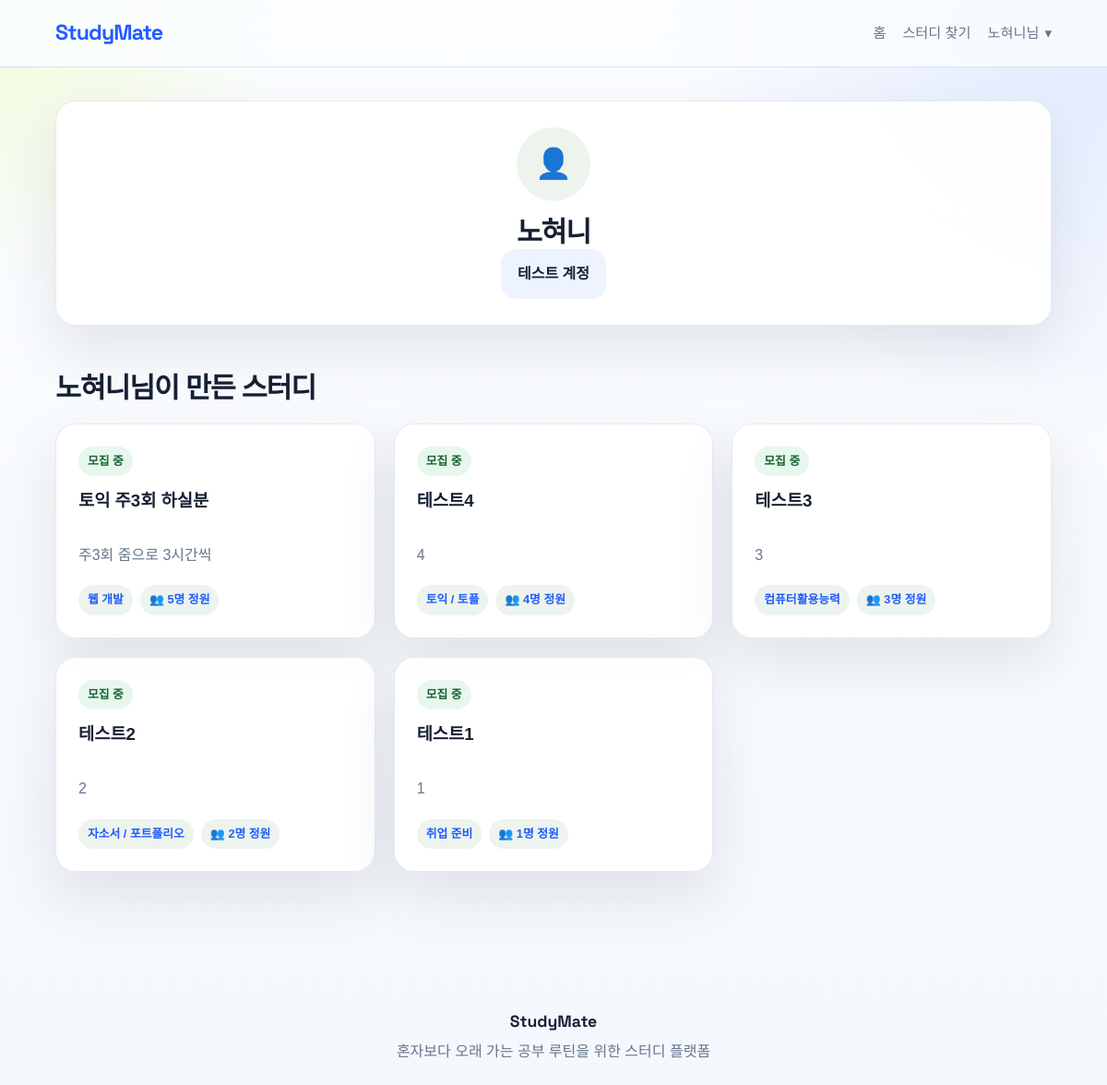
The page /profile/노혀니 (signed in) on the database its author committed.
### models.py (models this page shows, shortened)
class User(db.Model):
    __tablename__ = "user"
    id = db.Column(db.Integer, primary_key=True)
    userid = db.Column(db.String(50), unique=True, nullable=False)
    password = db.Column(db.String(200), nullable=False)
    nickname = db.Column(db.String(50), unique=True, nullable=False)
    email = db.Column(db.String(100), unique=True, nullable=False)
    bio = db.Column(db.String(100), nullable=True)
    studies = db.relationship("Study", back_populates="author", lazy=True)
    comments = db.relationship("Comment", back_populates="author", lazy=True)
    enrollments = db.relationship("Enrollment", back_populates="user", lazy=True)
    chat_messages = db.relationship("ChatMessage", back_populates="user", lazy=True)

class Study(db.Model):
    __tablename__ = "study"
    id = db.Column(db.Integer, primary_key=True)
    title = db.Column(db.String(200), nullable=False)
    category = db.Column(db.String(50), nullable=False)
    member_count = db.Column(db.Integer, nullable=False)
    content = db.Column(db.Text, nullable=False)
    date = db.Column(db.DateTime, default=get_kst_now, nullable=False)
    writer = db.Column(db.String(50), nullable=False)
    author_id = db.Column(db.Integer, db.ForeignKey("user.id"), nullable=True)
    chat_link = db.Column(db.String(300), nullable=True)
    is_closed = db.Column(db.Boolean, default=False, nullable=False)
    author = db.relationship("User", back_populates="studies")
    comments = db.relationship(
        "Comment",
        back_populates="study",
        cascade="all, delete-orphan",
        lazy=True,
        order_by="Comment.date.asc()",
    )
    enrollments = db.relationship(
        "Enrollment",
        back_populates="study",
        cascade="all, delete-orphan",
        lazy=True,
        order_by="Enrollment.date.desc()",
    )
    chat_messages = db.relationship(
        "ChatMessage",
        back_populates="study",
        cascade="all, delete-orphan",
        lazy=True,
        order_by="ChatMessage.date.asc()",
    )

### app.py (the view)
@app.route("/profile/<nickname>")
def profile(nickname):
    user = User.query.filter_by(nickname=nickname).first_or_404()
    studies = Study.query.filter_by(author_id=user.id).order_by(Study.date.desc()).all()
    return render_template("profile.html", target_user=user, studies=studies)

### app.py (called while the page is built)
def get_current_user():
    if hasattr(g, "current_user"):
        return g.current_user
    session_userid = session.get("user_id")
    user = User.query.filter_by(userid=session_userid).first() if session_userid else None
    if session_userid and user is None:
        session.clear()
    g.current_user = user
    return user

def get_csrf_token():
    token = session.get("_csrf_token")
    if not token:
        token = secrets.token_hex(32)
        session["_csrf_token"] = token
    return token

@app.before_request
def load_user_and_protect_forms():
    get_current_user()
    if request.method == "POST":
        session_token = session.get("_csrf_token")
        submitted_token = request.form.get("_csrf_token") or request.headers.get("X-CSRFToken")
        if not session_token or session_token != submitted_token:
            abort(400, description="잘못된 요청입니다.")

@app.context_processor
def inject_template_globals():
    user = get_current_user()
    return {
        "csrf_token": get_csrf_token(),
        "current_user": user,
        "user_nickname": user.nickname if user else None,
        "study_categories": STUDY_CATEGORIES,
    }

### templates/profile.html (shortened to what this page needs)
{% extends "base.html" %}
{% block content %}
<section class="profile-header">
    <div class="user-avatar">👤</div>
    <h2>{{ target_user.nickname }}</h2>
    <div class="user-bio">
        {{ target_user.bio or "아직 한줄 소개가 없습니다." }}
    </div>
</section>
<section>
    <div class="section-heading">
        <h2>{{ target_user.nickname }}님이 만든 스터디</h2>
    </div>
    <div class="study-list">
        {% for study in studies %}
            <a href="{{ url_for('study_detail', study_id=study.id) }}" class="card-link">
                <article class="card">
                    <div class="card-top">
                        <span class="card-status {% if study.is_closed %}closed{% endif %}">
                            {% if study.is_closed %}모집 마감{% else %}모집 중{% endif %}
                        </span>
                        <h3>{{ study.title }}</h3>
                        <p class="card-body">{{ study.content[:90] }}{% if study.content|length > 90 %}...{% endif %}</p>
                    </div>
                    <div class="tag-row">
                        <span class="tag">{{ study.category }}</span>
                        <span class="tag">👥 {{ study.member_count }}명 정원</span>
                    </div>
                </article>
            </a>
        {% endfor %}
    </div>
</section>
{% endblock %}

### templates/base.html (shortened to what this page needs)
<!DOCTYPE html>
<html lang="ko">
<head>
    <link rel="stylesheet" href="{{ url_for('static', filename='css/style.css') }}">
</head>
<body class="{% block body_class %}{% endblock %}">
    <header class="site-header">
        <div class="nav-container">
            <a href="{{ url_for('home') }}" class="logo">StudyMate</a>
            <nav class="nav-menu" aria-label="Primary">
                <a href="{{ url_for('home') }}" class="{% if request.endpoint == 'home' %}active{% endif %}">홈</a>
                <a href="{{ url_for('study') }}" class="{% if request.endpoint in ['study', 'study_detail', 'studywrite', 'study_edit'] %}active{% endif %}">스터디 찾기</a>
                {% if current_user %}
                    <div class="user-dropdown">
                        <button type="button" class="user-btn" data-dropdown-toggle>
                            {{ current_user.nickname }}님 <span class="arrow">▾</span>
                        </button>
                    </div>
                {% else %}
                    <div class="auth-link-group" aria-label="로그인 또는 회원가입">
                        <a href="{{ url_for('login') }}" class="{% if request.endpoint == 'login' %}active{% endif %}">로그인</a>
                        <span>/</span>
                        <a href="{{ url_for('signup') }}" class="{% if request.endpoint == 'signup' %}active{% endif %}">회원가입</a>
                    </div>
                {% endif %}
            </nav>
        </div>
    </header>
    <main>
        {% block content %}{% endblock %}
    </main>
    <footer class="site-footer">
        <div class="footer-inner">
            <p class="footer-brand">StudyMate</p>
            <p>혼자보다 오래 가는 공부 루틴을 위한 스터디 플랫폼</p>
        </div>
    </footer>
</body>
</html>

### static/css/style.css (style rules this page uses)
:root { --bg: #f4f7fc; --surface: #ffffff; --surface-muted: #eef4ff; --line: #d8e2f0; --text: #162033; --text-muted: #66758b; --primary: #205cff; --primary-dark: #1547d1; --accent: #d6f46b; --accent-soft: #fff0ea; --success-bg: #e8f7ee; --success-text: #166534; --warning-bg: #fff4d6; --warning-text: #92400e; --danger-bg: #ffe7e7; --danger-text: #b42318; --shadow: 0 24px 60px rgba(17, 25, 40, 0.1); --radius: 22px; }
* { box-sizing: border-box; }
body { margin: 0; background: radial-gradient(circle at top left, rgba(214, 244, 107, 0.26), transparent 18%), radial-gradient(circle at top right, rgba(32, 92, 255, 0.12), transparent 28%), linear-gradient(180deg, #fbfdff 0%, var(--bg) 100%); color: var(--text); font-family: "Noto Sans KR", sans-serif; line-height: 1.6; }
a { color: inherit; text-decoration: none; }
button, input, select, textarea { font: inherit; }
.site-header, header { position: sticky; top: 0; z-index: 1000; backdrop-filter: blur(18px); background: rgba(251, 253, 255, 0.82); border-bottom: 1px solid rgba(216, 226, 240, 0.92); }
.nav-container { max-width: 1120px; margin: 0 auto; padding: 0 20px; min-height: 72px; display: flex; align-items: center; justify-content: space-between; gap: 20px; }
.logo { color: var(--primary); font-family: "Space Grotesk", "Noto Sans KR", sans-serif; font-weight: 700; font-size: 1.45rem; letter-spacing: -0.04em; text-transform: none; }
.nav-menu { display: flex; align-items: center; gap: 18px; }
.nav-menu > a, .user-btn { color: var(--text-muted); font-size: 0.95rem; transition: color 0.2s ease, opacity 0.2s ease; }
.user-dropdown { position: relative; }
.user-btn { display: inline-flex; align-items: center; gap: 6px; background: none; border: 0; cursor: pointer; padding: 0; }
main { max-width: 1120px; margin: 0 auto; padding: 36px 20px 72px; }
section { margin-bottom: 48px; }
h1, h2, h3, h4, p { margin-top: 0; }
h1, h2, .plain-title { letter-spacing: -0.04em; }
h2 { font-size: 1.9rem; line-height: 1.25; margin-bottom: 0; }
.section-heading { display: flex; align-items: center; justify-content: space-between; gap: 16px; margin-bottom: 20px; }
.hero-copy, .hero-panel, .filter-panel, .card, .profile-section, .profile-header, .detail-header, .owner-panel { background: rgba(255, 255, 255, 0.92); border: 1px solid rgba(228, 232, 240, 0.9); border-radius: var(--radius); box-shadow: var(--shadow); }
.hero-copy, .hero-panel, .filter-panel, .profile-section, .profile-header, .detail-header, .owner-panel { padding: 28px; }
.study-list { display: grid; grid-template-columns: repeat(3, minmax(0, 1fr)); gap: 20px; }
.card-link { display: block; }
.card { height: 100%; padding: 24px; display: flex; flex-direction: column; justify-content: space-between; gap: 20px; }
.card-top { display: grid; gap: 12px; }
.card-body { color: var(--text-muted); margin-bottom: 0; }
.card-meta, .tag-row { display: flex; flex-wrap: wrap; gap: 8px; }
.meta-line, .tag, .card-status, .status-badge { display: inline-flex; align-items: center; border-radius: 999px; font-size: 0.8rem; font-weight: 700; }
.tag, .card-status { padding: 6px 10px; }
.tag { background: #edf4ee; color: var(--primary); }
.card-status { width: fit-content; background: #e8f7ee; color: var(--success-text); }
.profile-section, .profile-header { text-align: center; }
.profile-icon, .user-avatar { width: 80px; height: 80px; border-radius: 50%; background: #edf4ee; color: var(--primary); margin: 0 auto 14px; display: flex; align-items: center; justify-content: center; font-size: 2rem; }
.bio-text, .user-bio { font-weight: 700; }
.user-bio { display: inline-block; background: var(--surface-muted); padding: 14px 18px; border-radius: 16px; }

### static/css/chat.css (style rules this page uses)
.site-footer, footer { padding: 28px 20px 48px; text-align: center; color: var(--text-muted); }
.footer-inner { max-width: 1120px; margin: 0 auto; }
.footer-brand { margin-bottom: 6px; color: var(--text); font-family: "Space Grotesk", "Noto Sans KR", sans-serif; font-size: 1.1rem; font-weight: 700; }

### rows shown on the page
User: nickname "노혀니", bio "테스트 계정"
Study: is_closed "모집 중", title "토익 주3회 하실분", content "주3회 줌으로 3시간씩", category "웹 개발", member_count "5"
Study: is_closed "모집 중", title "테스트4", content "4", category "토익 / 토플", member_count "4"
Study: is_closed "모집 중", title "테스트3", content "3", category "컴퓨터활용능력", member_count "3"
Study: is_closed "모집 중", title "테스트2", content "2", category "자소서 / 포트폴리오", member_count "2"
Study: is_closed "모집 중", title "테스트1", content "1", category "취업 준비", member_count "1"
